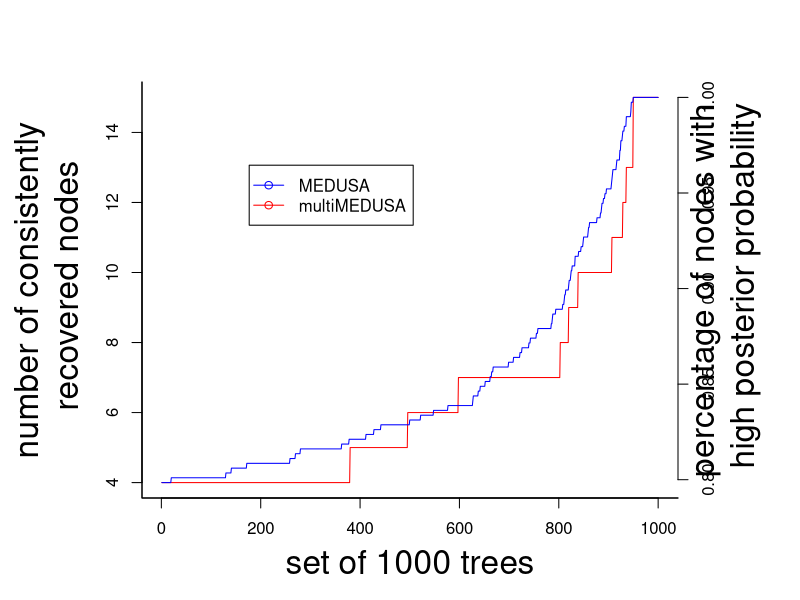
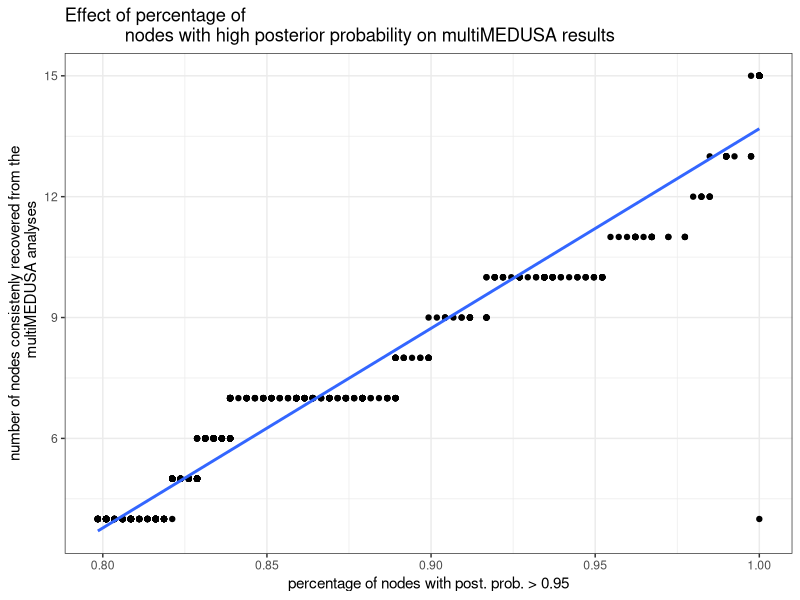
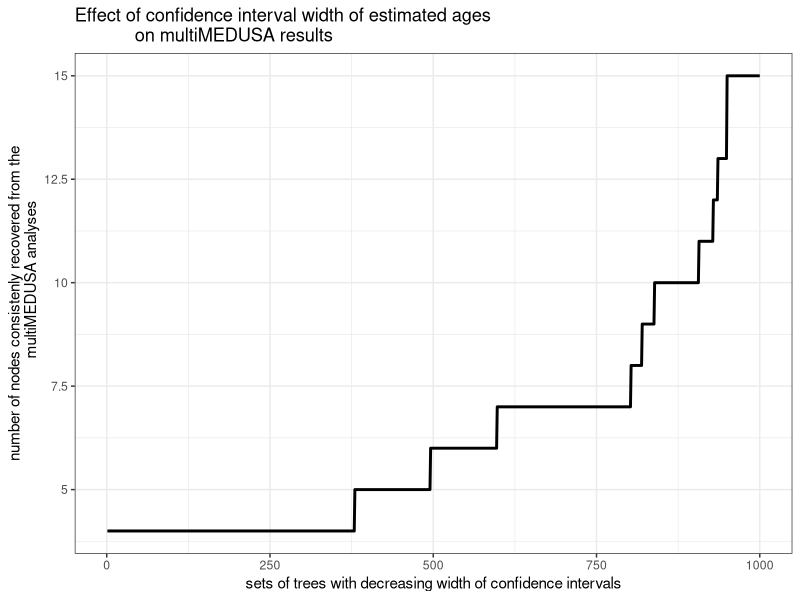

Write the R code that produced these figures, in order.
# This code plots for each of the set of 1000 trees:
# * the percentage of node splits with hight posterior probability (> 0.95)
# * the number of nodes consistenly recovered across the set of 1000 trees, which 
#   is the number of node splits found in more than 950 trees.
library(ggplot2)

multimedusa <- read.csv("output/multimedusa_output.csv", header=FALSE)
medusa      <- read.csv("output/percentage_nodes_high_post_prob.csv", header=FALSE)

png(filename="figures/plot_medusa_multimedusa_tests.png")
par(bty="l", cex.main=2, cex.lab=2)
par(mar=c(5,7,4,6)+0.1)

plot(multimedusa$V1, multimedusa$V2, col="red", type="l", xlab="set of 1000 trees",
      ylab="number of consistently\n recovered nodes")

par(new=TRUE)
plot(medusa$V1, medusa$V2, col="blue", type="l", xaxt="n", yaxt="n", xlab="", ylab="")
axis(4)
mtext("percentage of nodes with\n high posterior probability", side=4, line=3, cex=2)
legend("topleft", legend=c("MEDUSA","multiMEDUSA"), lty=1, pch=1, col=c("blue","red"), inset=0.2)

dev.off()


## plot percentage of good nodes versus consistently recovered nodes
par(new=TRUE)
png(filename="figures/plot_medusa_multimedusa_tests_2.png")
data <- as.data.frame(cbind(medusa$V2, multimedusa$V2))
p <- qplot(data$V1, data$V2, geom="point",  main="Effect of percentage of
            nodes with high posterior probability on multiMEDUSA results",
            xlab="percentage of nodes with post. prob. > 0.95",
            ylab="number of nodes consistenly recovered from the
            multiMEDUSA analyses")
p + geom_smooth(method="lm", se=FALSE, aes(data$V1)) + theme_bw()
dev.off()


## plot width of confidence intervals for estimated ages versus consistently recovered nodes
multimedusa <- read.csv("output/multimedusa_output.csv", header=FALSE)
par(new=TRUE)
png(filename="figures/plot_multimedusa_tests_on_confidence_intervals.png")
p <- qplot(multimedusa$V1, multimedusa$V2, geom="line",  size=I(1),
            main="Effect of confidence interval width of estimated ages
            on multiMEDUSA results",
            xlab="sets of trees with decreasing width of confidence intervals",
            ylab="number of nodes consistenly recovered from the
            multiMEDUSA analyses")
p + scale_y_continuous(breaks=c(5, 7.5, 10, 12.5, 15), 
                       labels=c("5", "7.5", "10", "12.5", "15")) + theme_bw()
dev.off()
